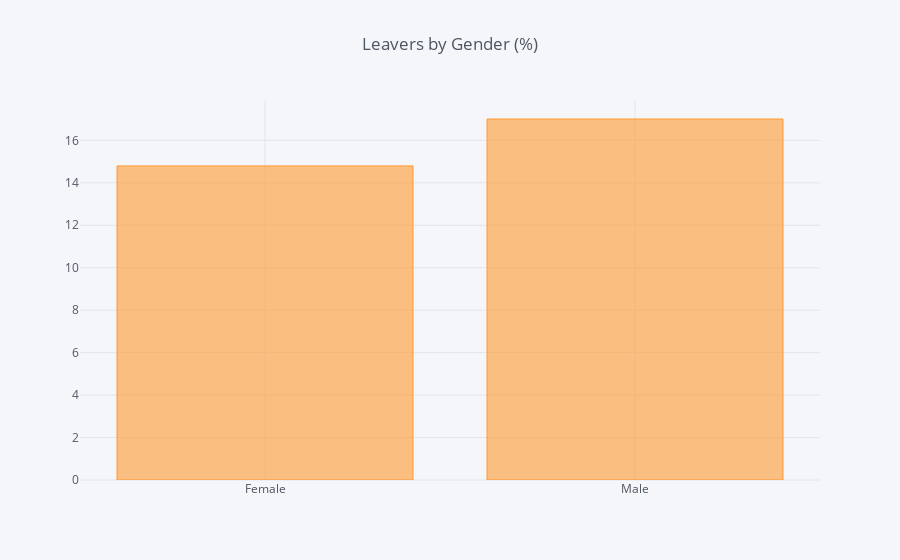

The cell this chart's notebook holds for it:
### Code cell
#Gender distribution

df_human_resources['Gender'].value_counts()

print("Normalised gender distribution of ex-employees in the dataset: Male = {:0.2f}%; Female = {:0.2f}%.".format((df_human_resources[(df_human_resources['Attrition']=="Yes") & (df_human_resources['Gender'] == 'Male')].shape[0] / df_human_resources[df_human_resources['Gender']=='Male'].shape[0])*100, (df_human_resources[(df_human_resources['Attrition']=="Yes") & (df_human_resources['Gender'] == 'Female')].shape[0] / df_human_resources[df_human_resources['Gender']=='Female'].shape[0])*100))

# df_Gender = pd.DataFrame(columns=["Gender", "% of Leavers"]).reindex(columns=['Gender', 'Attrition'=='Yes'])
# df_Gender = pd.DataFrame.groupby(['Gender']).agg({'% of Leavers': 'sum'}).reindex()
df_Gender = pd.DataFrame(columns=["Gender", "% of Leavers"])
i = 0
for field in list(df_human_resources['Gender'].unique()):
    ratio = (df_human_resources[(df_human_resources['Gender']==field)&(df_human_resources['Attrition']=="Yes")].shape[0] / df_human_resources[df_human_resources["Gender"]==field].shape[0])
    df_Gender.loc[i] = (field, ratio*100)
    i += 1

df_GenderGroup = df_Gender.groupby(by = "Gender").sum()
df_GenderGroup.iplot(kind = 'bar', title = 'Leavers by Gender (%)')

### Figure 1 — Plotly figure (JSON) as saved in the notebook; plotly's stock layout.template omitted (floating-point values rounded to 4 significant figures)
{"data": [{"marker": {"color": "rgba(255, 153, 51, 0.6)", "line": {"color": "rgba(255, 153, 51, 1.0)", "width": 1}}, "name": "% of Leavers", "orientation": "v", "text": "", "type": "bar", "uid": "4b2fa289-d175-4f97-a843-ae8a5eaff4e8", "x": ["Female", "Male"], "y": [14.8, 17.01]}], "layout": {"legend": {"bgcolor": "#F5F6F9", "font": {"color": "#4D5663"}}, "paper_bgcolor": "#F5F6F9", "plot_bgcolor": "#F5F6F9", "title": {"font": {"color": "#4D5663"}, "text": "Leavers by Gender (%)"}, "xaxis": {"gridcolor": "#E1E5ED", "showgrid": true, "tickfont": {"color": "#4D5663"}, "title": {"font": {"color": "#4D5663"}, "text": ""}, "zerolinecolor": "#E1E5ED"}, "yaxis": {"gridcolor": "#E1E5ED", "showgrid": true, "tickfont": {"color": "#4D5663"}, "title": {"font": {"color": "#4D5663"}, "text": ""}, "zerolinecolor": "#E1E5ED"}}}
